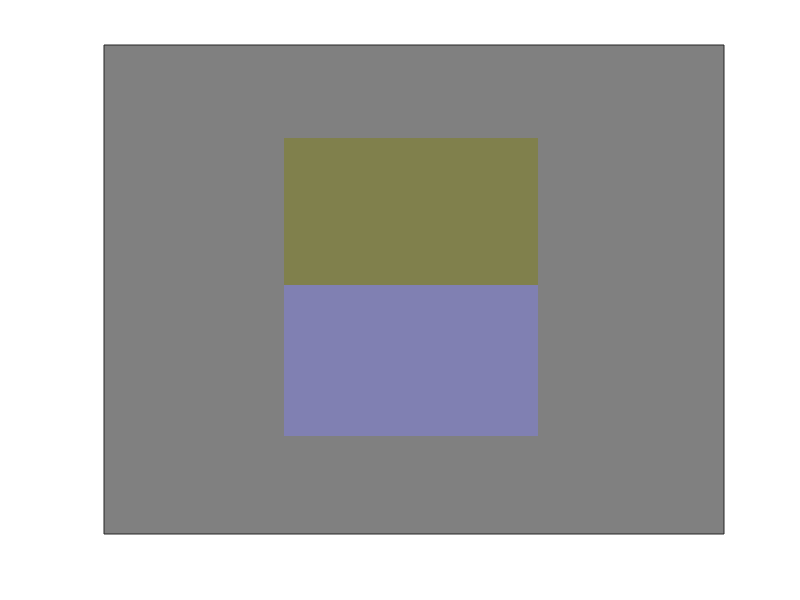
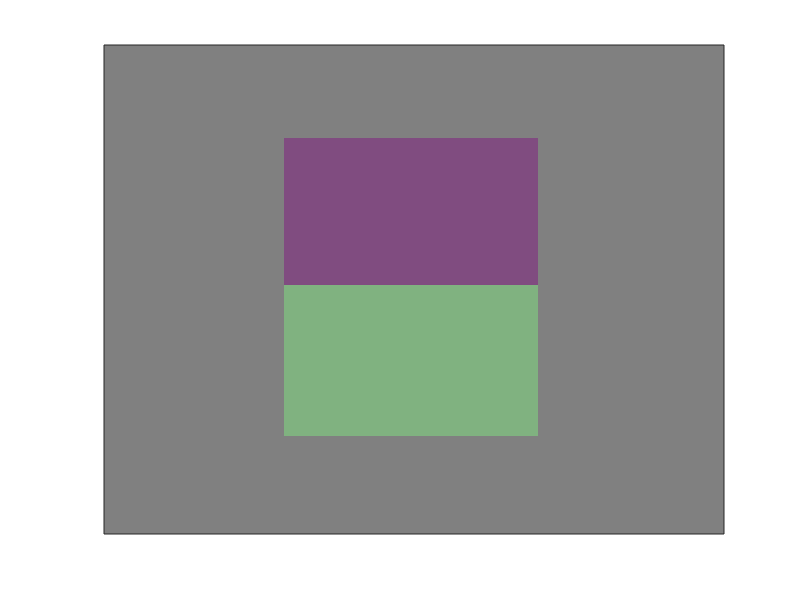
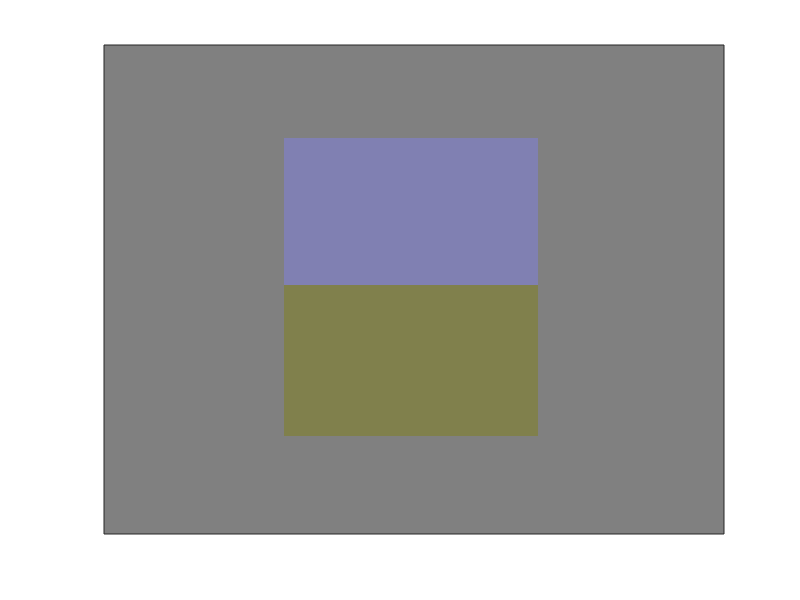
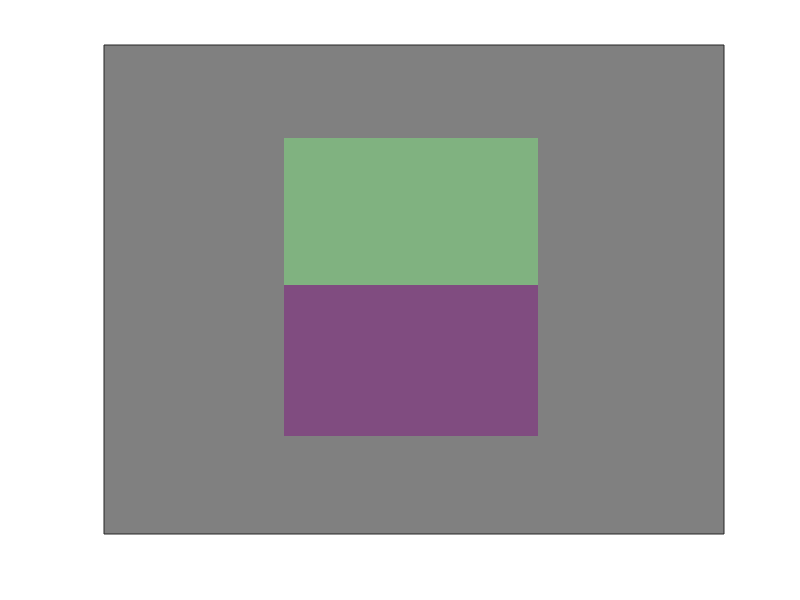

Write the MATLAB code that produced these figures, in order.
% For first TCM

close all
clearvars

% for subunits
A = 0.5 * ones(100,100,3);
vec1 = A; vec2 = A; vec1inv = A; vec2inv = A;
vec1(20:50,30:70,2) = 0.3; vec1inv(20:50,30:70,2) = 0.7;
vec2(50:80,30:70,2) = 0.7; vec2inv(50:80,30:70,2) = 0.3;
figure(1),image(vec1), set(gca,'XTick',[],'YTick',[]);
figure(2),image(vec2), set(gca,'XTick',[],'YTick',[]);
figure(3),image(vec1inv), set(gca,'XTick',[],'YTick',[]);
figure(4),image(vec2inv), set(gca,'XTick',[],'YTick',[]);

%for multi - mechanisms
B = 0.5 * ones(100,100,3);
vec1 = B; vec2 = B; vec1inv = B; vec2inv = B;
vec1(20:50,30:70,3) = 0.3; vec1(50:80,30:70,3) = 0.7;
vec2(20:50,30:70,2) = 0.3; vec2(50:80,30:70,2) = 0.7;
vec1inv(20:50,30:70,3) = 0.7; vec1inv(50:80,30:70,3) = 0.3;
vec2inv(20:50,30:70,2) = 0.7; vec2inv(50:80,30:70,2) = 0.3;

figure(1),image(vec1), set(gca,'XTick',[],'YTick',[]);
figure(2),image(vec2), set(gca,'XTick',[],'YTick',[]);
figure(3),image(vec1inv), set(gca,'XTick',[],'YTick',[]);
figure(4),image(vec2inv), set(gca,'XTick',[],'YTick',[]);
